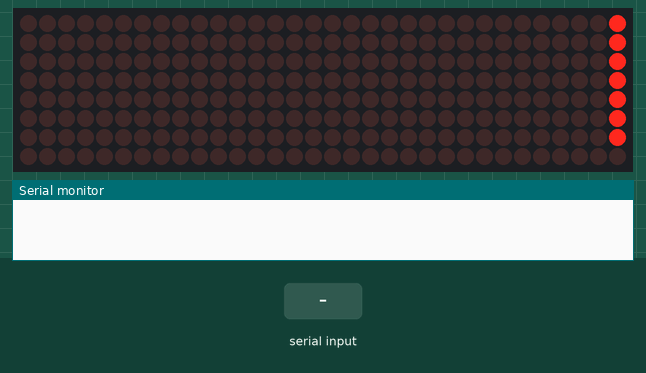
The sketch below on a simulated ESP32. On the bench: 32×8 LED matrix, the last lines printed to the serial monitor. Inputs (shaded band) come from the test bench.

Above: at 0.15 s.
At 1.25 s:
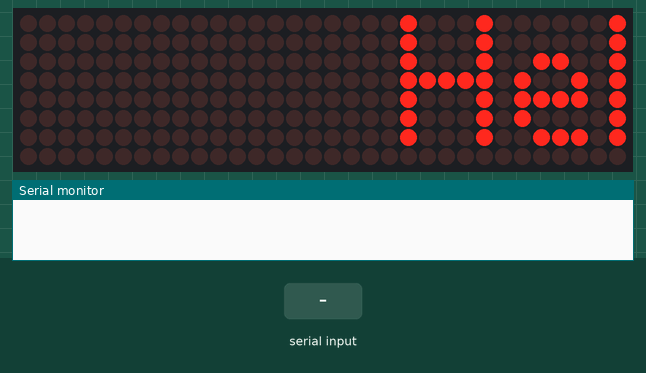
1.3 s: "1" received over Serial
At 8.06 s:
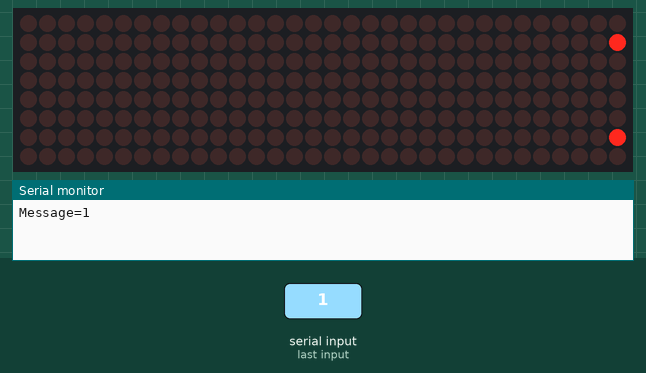

Measured:
- after the input at 1.3 s, the display: first differs from a run without the input after 6.7 s (image 2)

The sketch:

ESP32-MAX7219.ino
```cpp
#include <MD_Parola.h>
#include <MD_MAX72xx.h>

// Define the number of devices we have in the chain and the hardware interface
#define HARDWARE_TYPE MD_MAX72XX::FC16_HW
#define DATA_PIN    27  //MOSI
#define CLK_PIN     25  //SCK
#define CS_PIN      26  //SS
#define MAX_DEVICES 4

MD_Parola P = MD_Parola(HARDWARE_TYPE, DATA_PIN, CLK_PIN, CS_PIN, MAX_DEVICES);

String msg,message="Hello World!";

void setup(void)
{
  Serial.begin(115200);
  P.begin();
  P.setIntensity(0);  //Intensity 0-15
}

void loop(void)
{
  if(Serial.available())
  {
    message="";
    while(Serial.available()) message+=(char)Serial.read();
    Serial.println("Message="+message);
  }

  if(P.displayAnimate())
  {
    msg=message;
    P.displayText(msg.c_str(),PA_LEFT,100,1,PA_SCROLL_LEFT,PA_SCROLL_LEFT);
  }
}
```
